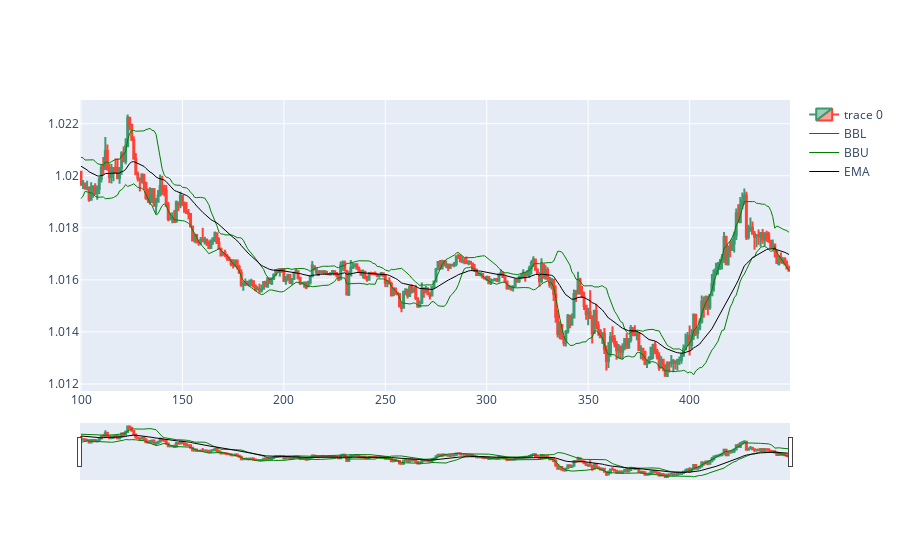

The notebook cell saved with this chart:
### Code cell
import plotly.graph_objects as go
from plotly.subplots import make_subplots
from datetime import datetime
st=100
dfpl = df[st:st+350]
#dfpl.reset_index(inplace=True)
fig = go.Figure(data=[go.Candlestick(x=dfpl.index,
                open=dfpl['Open'],
                high=dfpl['High'],
                low=dfpl['Low'],
                close=dfpl['Close']),
                #plot lowerband
                go.Scatter(x=dfpl.index, y=dfpl['BBL_15_1.5'], 
                           line=dict(color='green', width=1), 
                           name="BBL"),
                #add upper band
                go.Scatter(x=dfpl.index, y=dfpl['BBU_15_1.5'], 
                           line=dict(color='green', width=1), 
                           name="BBU"),
                #add ema band
                go.Scatter(x=dfpl.index, y=dfpl['EMA'], 
                           line=dict(color='black', width=1), 
                           name="EMA")           ])

fig.show()

### Figure 1 — Plotly figure (JSON) as saved in the notebook; plotly's stock layout.template omitted (floating-point values rounded to 4 significant figures; data arrays with more than 128 entries replaced by an {"elided": "..."} marker saying what was removed)
{"data": [{"close": {"elided": "350 float values"}, "high": {"elided": "350 float values"}, "low": {"elided": "350 float values"}, "open": {"elided": "350 float values"}, "type": "candlestick", "x": {"elided": "350 int values"}}, {"line": {"color": "green", "width": 1}, "name": "BBL", "type": "scatter", "x": {"elided": "350 int values"}, "y": {"elided": "350 float values"}}, {"line": {"color": "green", "width": 1}, "name": "BBU", "type": "scatter", "x": {"elided": "350 int values"}, "y": {"elided": "350 float values"}}, {"line": {"color": "black", "width": 1}, "name": "EMA", "type": "scatter", "x": {"elided": "350 int values"}, "y": {"elided": "350 float values"}}], "layout": {}}
